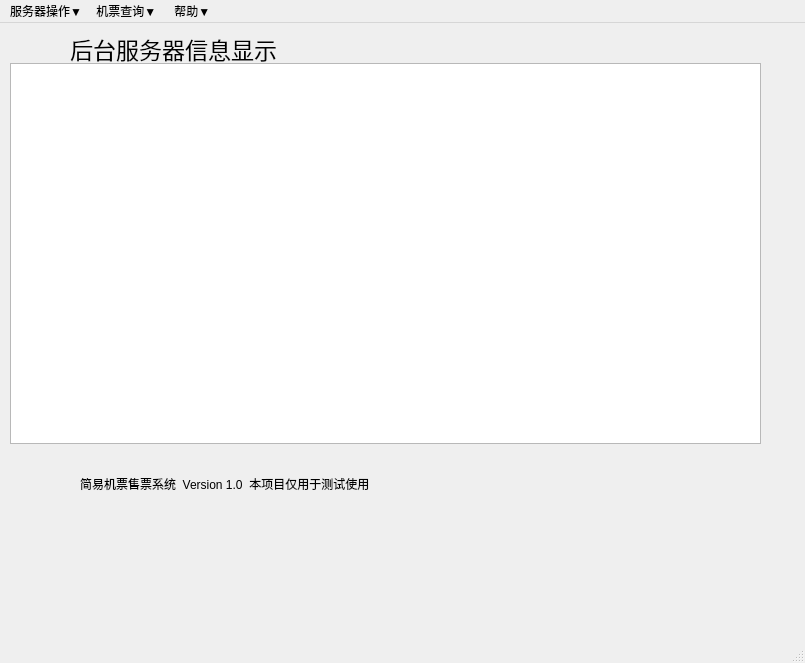
<?xml version="1.0" encoding="UTF-8"?>
<ui version="4.0">
 <class>MainWindow</class>
 <widget class="QMainWindow" name="MainWindow">
  <property name="geometry">
   <rect>
    <x>0</x>
    <y>0</y>
    <width>805</width>
    <height>663</height>
   </rect>
  </property>
  <property name="windowTitle">
   <string>TicketSystem_Server</string>
  </property>
  <widget class="QWidget" name="centralwidget">
   <widget class="QTextBrowser" name="textBrowser">
    <property name="geometry">
     <rect>
      <x>10</x>
      <y>40</y>
      <width>751</width>
      <height>381</height>
     </rect>
    </property>
   </widget>
   <widget class="QLabel" name="label">
    <property name="geometry">
     <rect>
      <x>70</x>
      <y>10</y>
      <width>211</width>
      <height>31</height>
     </rect>
    </property>
    <property name="font">
     <font>
      <family>Waree</family>
      <pointsize>17</pointsize>
      <weight>9</weight>
      <italic>false</italic>
      <bold>false</bold>
     </font>
    </property>
    <property name="styleSheet">
     <string notr="true">font: 75 17pt &quot;Waree&quot;;


</string>
    </property>
    <property name="text">
     <string>后台服务器信息显示</string>
    </property>
   </widget>
   <widget class="QLabel" name="label_2">
    <property name="geometry">
     <rect>
      <x>80</x>
      <y>440</y>
      <width>611</width>
      <height>41</height>
     </rect>
    </property>
    <property name="styleSheet">
     <string notr="true">font: 75 18pt &quot;Waree&quot;;</string>
    </property>
    <property name="text">
     <string>简易机票售票系统  Version 1.0  本项目仅用于测试使用</string>
    </property>
   </widget>
  </widget>
  <widget class="QMenuBar" name="menubar">
   <property name="geometry">
    <rect>
     <x>0</x>
     <y>0</y>
     <width>805</width>
     <height>28</height>
    </rect>
   </property>
   <widget class="QMenu" name="menu_func">
    <property name="title">
     <string>服务器操作▼</string>
    </property>
    <addaction name="action_start"/>
    <addaction name="action_stop"/>
    <addaction name="action_exit"/>
    <addaction name="action_restart"/>
   </widget>
   <widget class="QMenu" name="menu_inquire">
    <property name="title">
     <string>机票查询▼ </string>
    </property>
    <addaction name="action_inquireone"/>
    <addaction name="action_inquireall"/>
   </widget>
   <widget class="QMenu" name="menu_help">
    <property name="title">
     <string>帮助▼ </string>
    </property>
    <addaction name="action_show"/>
    <addaction name="action_about"/>
   </widget>
   <addaction name="menu_func"/>
   <addaction name="menu_inquire"/>
   <addaction name="menu_help"/>
  </widget>
  <widget class="QStatusBar" name="statusbar"/>
  <action name="action_start">
   <property name="text">
    <string>开启服务器</string>
   </property>
  </action>
  <action name="action_stop">
   <property name="text">
    <string>关闭服务器</string>
   </property>
  </action>
  <action name="action_exit">
   <property name="text">
    <string>退出</string>
   </property>
  </action>
  <action name="action_inquireone">
   <property name="text">
    <string>查询指定机票</string>
   </property>
   <property name="toolTip">
    <string>查询指定机票</string>
   </property>
  </action>
  <action name="action_inquireall">
   <property name="text">
    <string>查询所有机票</string>
   </property>
   <property name="toolTip">
    <string>查询所有机票</string>
   </property>
  </action>
  <action name="action_show">
   <property name="text">
    <string>显示内容</string>
   </property>
  </action>
  <action name="action_about">
   <property name="text">
    <string>关于</string>
   </property>
  </action>
  <action name="action_restart">
   <property name="text">
    <string>重启服务器</string>
   </property>
  </action>
 </widget>
 <resources/>
 <connections/>
</ui>
